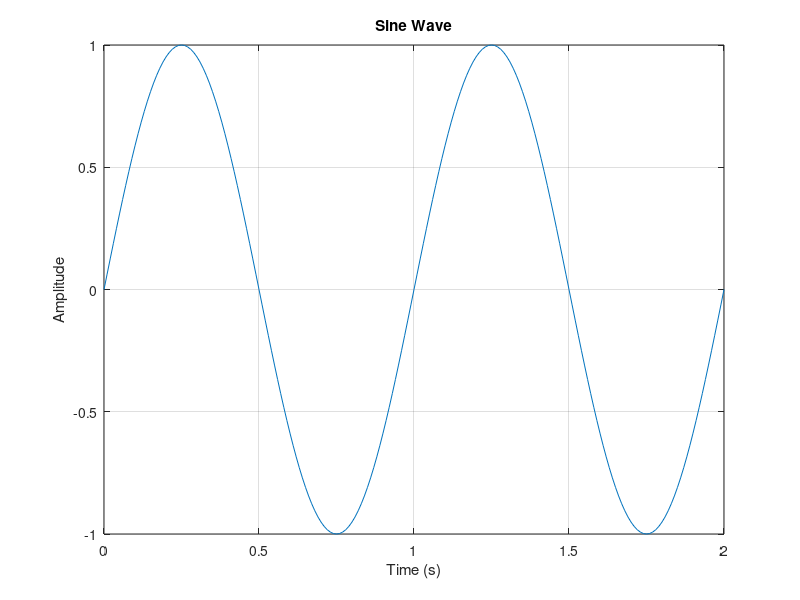

Write MATLAB code to recreate this figure.
% Parameters
A = 1;           % Amplitude
f = 1;           % Frequency in Hz
t = 0:0.01:2;    % Time vector from 0 to 2 seconds with 0.01s step

% Sine wave generation
y = A * sin(2 * pi * f * t);

% Plotting the sine wave
figure;
plot(t, y);
xlabel('Time (s)');
ylabel('Amplitude');
title('Sine Wave');
grid on;
